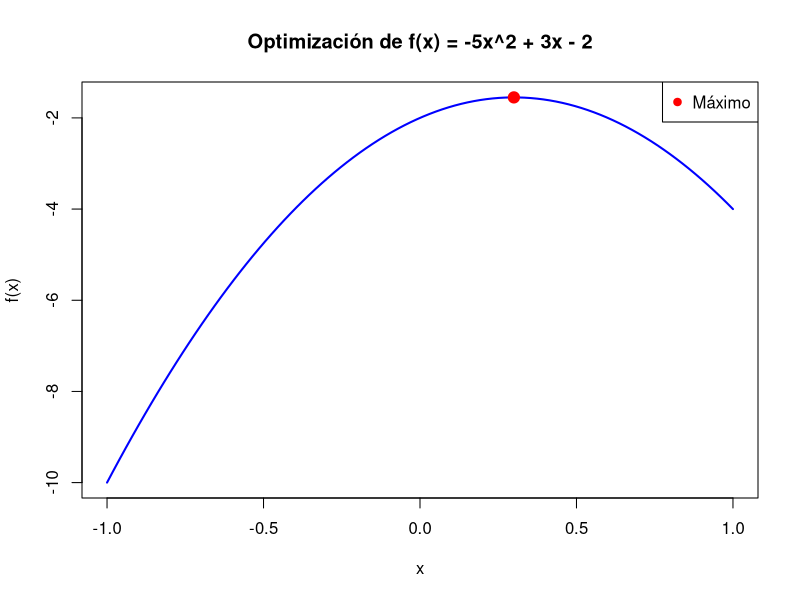

This figure's R source:
# Definir la función f(x)
# f(x) = -5x^2 + 3x - 2
f <- function(x) {
  return(-5 * x^2 + 3 * x - 2)
}

# Usar optim para encontrar el máximo
# Punto inicial
# Negamos f(x) para maximizar
# Método sin límites
result_max <- optim(par = 0,
                    fn = function(x) -f(x),
                    method = "BFGS")
result_max <- optim(par = 0,                 # Punto inicial
                    fn = function(x) -f(x),  # Negamos f(x) para maximizar
                    method = "BFGS")         # Método sin límites

# Mostrar el resultado
cat("Máximo encontrado en x =", result_max$par, "\n")
cat("Valor máximo de f(x) =", f(result_max$par), "\n")

# Graficar la función y el punto óptimo
# Rango para x
x_vals <- seq(-1, 1, length.out = 100)
# Valores de f(x)
y_vals <- f(x_vals)
x_vals <- seq(-1, 1, length.out = 100)  # Rango para x
y_vals <- f(x_vals)                     # Valores de f(x)

plot(x_vals, y_vals, type = "l", col = "blue", lwd = 2,
     main = "Optimización de f(x) = -5x^2 + 3x - 2",
     xlab = "x", ylab = "f(x)")
points(result_max$par, f(result_max$par), col = "red", pch = 19, cex = 1.5)
legend("topright", legend = "Máximo", col = "red", pch = 19)
